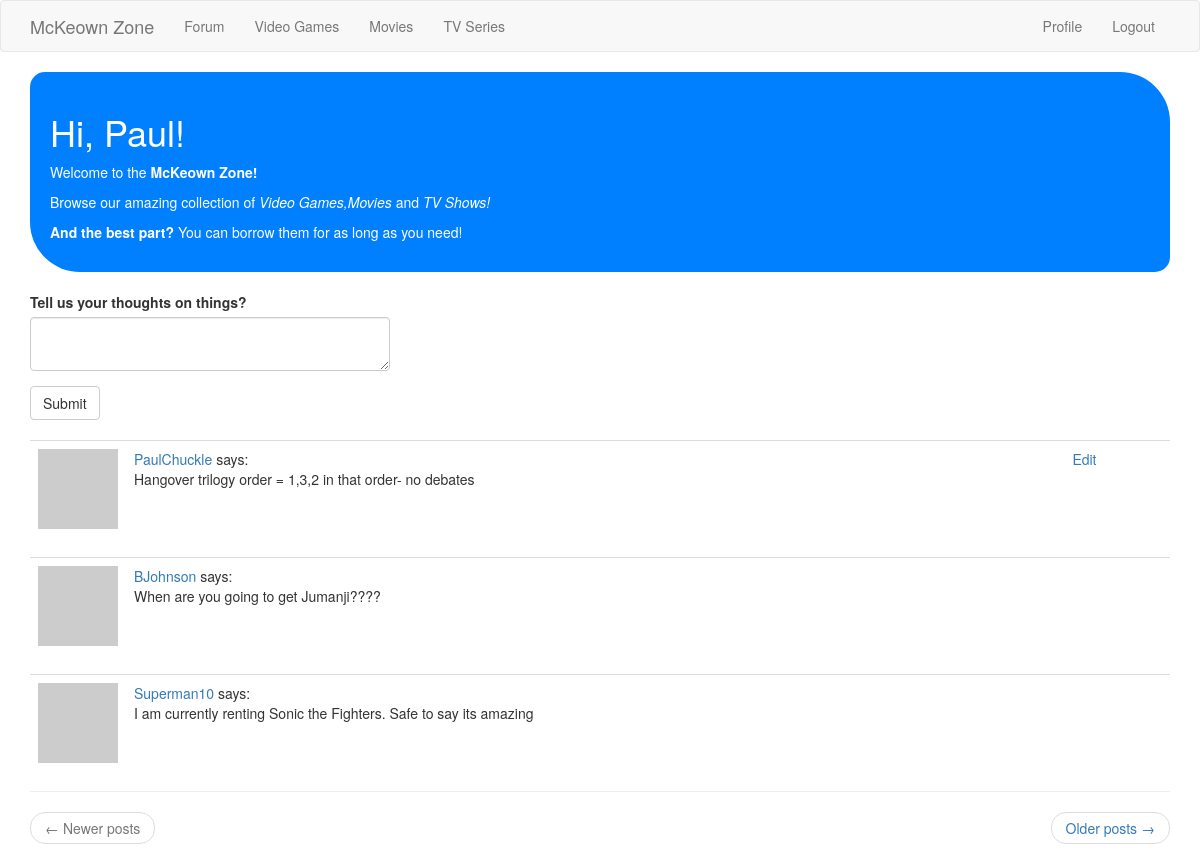
The app's page /index (signed in) with its own data.
### app/models.py (models this page shows, shortened)
class User(UserMixin, db.Model):
	id = db.Column(db.Integer, primary_key=True)
	username = db.Column(db.String(64), index=True, unique=True)
	first_name = db.Column(db.String(64))
	last_name = db.Column(db.String(64))
	email = db.Column(db.String(120), index=True, unique=True)
	password_hash = db.Column(db.String(128))
	posts = db.relationship('Post', backref='author', lazy='dynamic')
	about_me = db.Column(db.String(140))
	last_seen = db.Column(db.DateTime, default= datetime.utcnow)
	Address_id = db.Column(db.Integer, db.ForeignKey('address.id', ondelete='CASCADE'))
	is_admin = db.Column(db.Boolean, default=False)
	followed = db.relationship(
		'User',
		secondary=followers,
		primaryjoin = (followers.c.follower_id == id),
		secondaryjoin = (followers.c.followed_id == id),
		backref= db.backref('followers', lazy='dynamic'),
		lazy='dynamic')
	def avatar(self, size):
		digest = md5(self.email.lower().encode('utf-8')).hexdigest()
		return 'https://www.gravatar.com/avatar/{}?d=identicon&s={}'.format(digest, size)

class Post(db.Model):
	id = db.Column(db.Integer, primary_key=True)
	body = db.Column(db.Text)
	timestamp = db.Column(db.DateTime, index=True, default=datetime.utcnow)
	user_id = db.Column(db.Integer, db.ForeignKey('user.id'))

### app/routes.py (the view)
@app.route('/', methods=['GET','POST'])
@app.route('/index', methods=['GET','POST'])
@login_required
def index():
	form = PostForm()
	if form.validate_on_submit():
		post = Post(body=form.post.data, author=current_user)
		db.session.add(post)
		db.session.commit()
		flash('Your post is now live!')
		return redirect(url_for('index'))
	page = request.args.get('page', 1, type=int)
	posts = Post.query.order_by(Post.timestamp.desc()).paginate(
		page, app.config['POSTS_PER_PAGE'], False)
	next_url = url_for('index', page=posts.next_num) if posts.has_next else None
	prev_url = url_for('index', page=posts.prev_num) if posts.has_prev else None
	return render_template('index.html', title='Home', form=form, posts=posts.items,
		next_url = next_url, prev_url=prev_url)

### app/forms.py
class PostForm(FlaskForm):
	post = TextAreaField('Tell us your thoughts on things?', validators= [
		DataRequired(), Length(min=1, max=140)])
	submit = SubmitField('Submit')

### app/models.py (called while the page is built)
@login.user_loader
def load_user(id):
	return User.query.get(int(id));

### app/routes.py (called while the page is built)
@app.before_request
def before_request():
	if current_user.is_authenticated:
		current_user.last_seen = datetime.utcnow()
		db.session.commit()

### app/templates/index.html (shortened to what this page needs)
{% extends "base.html" %}
{% import 'bootstrap/wtf.html' as wtf %}
{% block app_content %}
<div class="roundedcornershapes">
    <h1>Hi, {{ current_user.first_name }}!</h1>
<p> Welcome to the <b>McKeown Zone!</b></p>
<p> Browse our amazing collection of <i> <a href="{{ url_for('games') }}" style="color:#ffffff;">Video Games</a>,<a href="{{ url_for('films') }}" style="color:#ffffff;">Movies</a></i> and <i> <a href="{{ url_for('shows') }}" style="color:#ffffff;">TV Shows</a>!</i></p>
<p> <b> And the best part?</b> You can borrow them for as long as you need!</p>
</div>
    {% if form %}
    <div class="row">
		<div class="col-md-4">
			{{ wtf.quick_form(form) }}
		</div>
	</div>
    {% endif %}
    {% for post in posts %}
    <div>{% include '_post.html' %}</div>
    {% endfor %}
    <hr>
    <nav aria-label="...">
        <ul class="pager">
            <li class="previous{% if not prev_url %} disabled{% endif %}">
                <a href="{{ prev_url or '#' }}">
                    <span aria-hidden="true">&larr;</span> Newer posts
                </a>
            </li>
            <li class="next{% if not next_url %} disabled{% endif %}">
                <a href="{{ next_url or '#' }}">
                    Older posts <span aria-hidden="true">&rarr;</span>
                </a>
            </li>
        </ul>
    </nav>
{% endblock %}

### app/templates/base.html (shortened to what this page needs)
{% extends 'bootstrap/base.html' %}
  {% block navbar %}
  <link rel= "stylesheet" type= "text/css" href= "{{ url_for('static',filename='styles/style.css') }}">
    <nav class="navbar navbar-default">
        <div class="container">
            <div class="navbar-header">
              {% if current_user.is_admin %}
                <button type="button" class="navbar-toggle collapsed" data-toggle="collapse" data-target="#bs-example-navbar-collapse-1" aria-expanded="false">
                    <span class="sr-only">Toggle navigation</span>
                    <span class="icon-bar"></span>
                    <span class="icon-bar"></span>
                    <span class="icon-bar"></span>
                </button>
                <a class="navbar-brand" href="{{ url_for('admin_dashboard') }}"> <svg xmlns="http://www.w3.org/2000/svg" width="16" height="16" fill="currentColor" class="bi bi-controller" viewBox="0 0 16 16">
                  <path d="M11.5 6.027a.5.5 0 1 1-1 0 .5.5 0 0 1 1 0zm-1.5 1.5a.5.5 0 1 0 0-1 .5.5 0 0 0 0 1zm2.5-.5a.5.5 0 1 1-1 0 .5.5 0 0 1 1 0zm-1.5 1.5a.5.5 0 1 0 0-1 .5.5 0 0 0 0 1zm-6.5-3h1v1h1v1h-1v1h-1v-1h-1v-1h1v-1z"/>
                  <path d="M3.051 3.26a.5.5 0 0 1 .354-.613l1.932-.518a.5.5 0 0 1 .62.39c.655-.079 1.35-.117 2.043-.117.72 0 1.443.041 2.12.126a.5.5 0 0 1 .622-.399l1.932.518a.5.5 0 0 1 .306.729c.14.09.266.19.373.297.408.408.78 1.05 1.095 1.772.32.733.599 1.591.805 2.466.206.875.34 1.78.364 2.606.024.816-.059 1.602-.328 2.21a1.42 1.42 0 0 1-1.445.83c-.636-.067-1.115-.394-1.513-.773-.245-.232-.496-.526-.739-.808-.126-.148-.25-.292-.368-.423-.728-.804-1.597-1.527-3.224-1.527-1.627 0-2.496.723-3.224 1.527-.119.131-.242.275-.368.423-.243.282-.494.575-.739.808-.398.38-.877.706-1.513.773a1.42 1.42 0 0 1-1.445-.83c-.27-.608-.352-1.395-.329-2.21.024-.826.16-1.73.365-2.606.206-.875.486-1.733.805-2.466.315-.722.687-1.364 1.094-1.772a2.34 2.34 0 0 1 .433-.335.504.504 0 0 1-.028-.079zm2.036.412c-.877.185-1.469.443-1.733.708-.276.276-.587.783-.885 1.465a13.748 13.748 0 0 0-.748 2.295 12.351 12.351 0 0 0-.339 2.406c-.022.755.062 1.368.243 1.776a.42.42 0 0 0 .426.24c.327-.034.61-.199.929-.502.212-.202.4-.423.615-.674.133-.156.276-.323.44-.504C4.861 9.969 5.978 9.027 8 9.027s3.139.942 3.965 1.855c.164.181.307.348.44.504.214.251.403.472.615.674.318.303.601.468.929.503a.42.42 0 0 0 .426-.241c.18-.408.265-1.02.243-1.776a12.354 12.354 0 0 0-.339-2.406 13.753 13.753 0 0 0-.748-2.295c-.298-.682-.61-1.19-.885-1.465-.264-.265-.856-.523-1.733-.708-.85-.179-1.877-.27-2.913-.27-1.036 0-2.063.091-2.913.27z"/>
                </svg></i> McKeown Zone <svg xmlns="http://www.w3.org/2000/svg" width="16" height="16" fill="currentColor" class="bi bi-collection-play-fill" viewBox="0 0 16 16">
                  <path d="M2.5 3.5a.5.5 0 0 1 0-1h11a.5.5 0 0 1 0 1h-11zm2-2a.5.5 0 0 1 0-1h7a.5.5 0 0 1 0 1h-7zM0 13a1.5 1.5 0 0 0 1.5 1.5h13A1.5 1.5 0 0 0 16 13V6a1.5 1.5 0 0 0-1.5-1.5h-13A1.5 1.5 0 0 0 0 6v7zm6.258-6.437a.5.5 0 0 1 .507.013l4 2.5a.5.5 0 0 1 0 .848l-4 2.5A.5.5 0 0 1 6 12V7a.5.5 0 0 1 .258-.437z"/>
                </svg></a>
                {% else %}
                <a class="navbar-brand" href="{{ url_for('index') }}"> McKeown Zone</a>
                {% endif %}
            </div>
            <div class="collapse navbar-collapse" id="bs-example-navbar-collapse-1">
              {% if current_user.is_admin %}
                <ul class="nav navbar-nav">
                    <li><a href="{{ url_for('list_games') }}">Video Games</a></li>
                    <li><a href="{{ url_for('list_films') }}">Movies</a></li>
                    <li><a href="{{ url_for('list_shows') }}">TV Series</a></li>
                    <li><a href="{{ url_for('list_users') }}"> Users </a> </li>
                </ul>
                {% else %}
                  <ul class="nav navbar-nav">
                    <li><a href="{{ url_for('index') }}">Forum</a></li>
                    <li><a href="{{ url_for('games') }}">Video Games</a></li>
                    <li><a href="{{ url_for('films') }}">Movies</a></li>
                    <li><a href="{{ url_for('shows') }}">TV Series</a></li>
                  </ul>
                {% endif %}
                <ul class="nav navbar-nav navbar-right">
                    {% if current_user.is_anonymous %}
                    <li><a href="{{ url_for('about') }}">About Us</a></li>
                    <li><a href="{{ url_for('login') }}">Login</a></li>
                    {% else %}
                    <li><a href="{{ url_for('user', username=current_user.username) }}">Profile</a></li>
                    <li><a href="{{ url_for('logout') }}">Logout</a></li>
                    {% endif %}
                </ul>
            </div>
        </div>
    </nav>
{% endblock %}
  {% block content %}
    <div class="container">
        {% block app_content %}
        {% endblock %}
    </div>
  {% endblock %}

### app/templates/_post.html
    <table class="table table-hover">
    	<tr>
    		<td width="70px"><a href="{{ url_for('user', username= post.author.username) }} "><img src="{{ post.author.avatar(36) }}"></a></td>
			<td><a href="{{ url_for('user', username=post.author.username) }}">{{ post.author.username }}</a> says: <br> {{ post.body }} </td>
			{% if post.author == current_user %}
			<td><a href="{{ url_for('update_posts', id=post.id) }}">Edit</a></td>
			{% endif %}
    	</tr>
    </table>

### app/static/styles/style.css (style rules this page uses)
.roundedcornershapes { border-radius: 15px 50px; background: #0080FF; padding: 20px; width: 100%; height: 100%; color: white; }
.roundedcornershapes a:link { color: rgb(165, 30, 53); }
.row { display: flex; }

### records on screen
User: first_name "Paul"
Post: author.username "PaulChuckle", body "Hangover trilogy order = 1,3,2 in that order- no debates"
Post: author.username "BJohnson", body "When are you going to get Jumanji????"
Post: author.username "Superman10", body "I am currently renting Sonic the Fighters. Safe to say its amazing"
